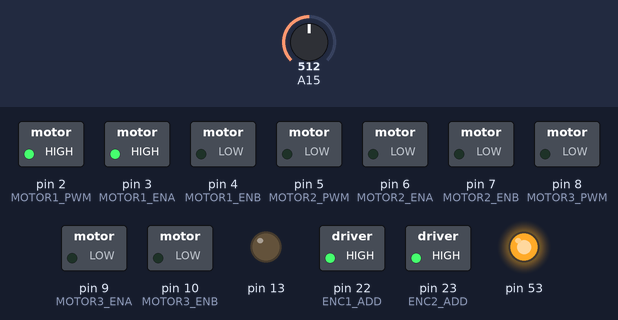
The sketch below on a simulated Arduino Mega 2560, built with avr-gcc and run on an emulated ATmega2560. On the bench: switched loads named in the sketch (green lamp = pin HIGH), output pins drawn as LEDs (lit = HIGH). The inputs (shaded band) are chosen by the test bench; at power-on: A15 = 512. What the sketch prints to the serial monitor is not drawn.

Above: at 0.25 s.
At 39.55 s:
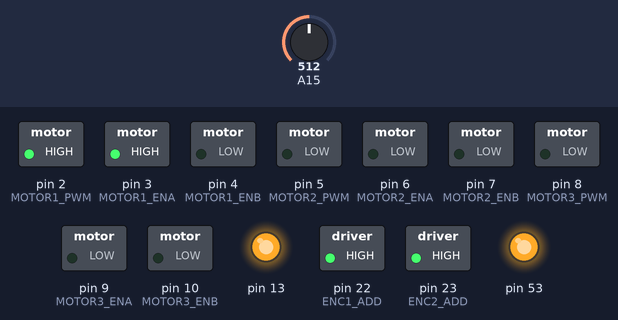
Timing chart, 0 to 40.0 s (numbered marks = the images above):
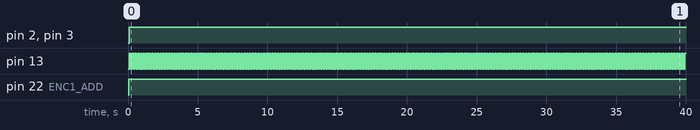

The sketch:

test.ino
```cpp
#include <MsTimer2.h>


// Front Motor Drive

#define MOTOR1_PWM 2
#define MOTOR1_ENA 3
#define MOTOR1_ENB 4

#define MOTOR2_PWM 5
#define MOTOR2_ENA 6
#define MOTOR2_ENB 7

int f_speed = 0, r_speed = 0;
int front_motor_pwm = 0;
int rear_motor_pwm = 0;

void front_motor_control(int motor1_pwm)
{
   if (motor1_pwm > 0) // forward
  {
    digitalWrite(MOTOR1_ENA, HIGH);   // 방향은 설정에 따라 바꿀 것
    digitalWrite(MOTOR1_ENB, LOW);
    analogWrite(MOTOR1_PWM, motor1_pwm);
  }
  else if (motor1_pwm < 0) // backward
  {
    digitalWrite(MOTOR1_ENA, LOW);
    digitalWrite(MOTOR1_ENB, HIGH);
    analogWrite(MOTOR1_PWM, -motor1_pwm);
  }
  else
  {
    digitalWrite(MOTOR1_ENA, LOW);
    digitalWrite(MOTOR1_ENB, LOW);
    digitalWrite(MOTOR1_PWM, 0);
  }
}

void rear_motor_control(int motor2_pwm)
{
   if (motor2_pwm > 0) // forward
  {
    digitalWrite(MOTOR2_ENA, LOW);
    digitalWrite(MOTOR2_ENB, HIGH);
    analogWrite(MOTOR2_PWM, motor2_pwm);
  }
  else if (MOTOR2_PWM < 0) // backward
  {
    digitalWrite(MOTOR2_ENA, HIGH);
    digitalWrite(MOTOR2_ENB, LOW);
    analogWrite(MOTOR2_PWM, -motor2_pwm);
  }
  else
  {
    digitalWrite(MOTOR2_ENA, LOW);
    digitalWrite(MOTOR2_ENB, LOW);
    digitalWrite(MOTOR2_PWM, 0);
  }

}

void motor_control(int front_speed, int rear_speed)
{
  front_motor_control(front_speed);
  rear_motor_control(rear_speed);
}


#include <SPI.h>
#define ENC1_ADD 22
#define ENC2_ADD 23

signed long encoder1count = 0;
signed long encoder1_error = 0;
signed long encoder1_error_d = 0;
signed long encoder1_target = 0;
signed long encoder1_error_old = 0;
signed long encoder1_error_sum = 0;

void initEncoders() {
  // Set slave selects as outputs
  pinMode(ENC1_ADD, OUTPUT);
  pinMode(ENC2_ADD, OUTPUT);
  // Raise select pins
  // Communication begins when you drop the individual select signsl
  digitalWrite(ENC1_ADD,HIGH);
  digitalWrite(ENC2_ADD,HIGH);
  SPI.begin();
  // Initialize encoder 1
  //    Clock division factor: 0
  //    Negative index input
  //    free-running count mode
  //    x4 quatrature count mode (four counts per quadrature cycle)
  // NOTE: For more information on commands, see datasheet
  digitalWrite(ENC1_ADD,LOW);        // Begin SPI conversation
  SPI.transfer(0x88);                       // Write to MDR0
  SPI.transfer(0x03);                       // Configure to 4 byte mode
  digitalWrite(ENC1_ADD,HIGH);       // Terminate SPI conversation
  // Initialize encoder 2
  //    Clock division factor: 0
  //    Negative index input
  //    free-running count mode
  //    x4 quatrature count mode (four counts per quadrature cycle)
  // NOTE: For more information on commands, see datasheet
  digitalWrite(ENC2_ADD,LOW);        // Begin SPI conversation
  SPI.transfer(0x88);                       // Write to MDR0
  SPI.transfer(0x03);                       // Configure to 4 byte mode
  digitalWrite(ENC2_ADD,HIGH);       // Terminate SPI conversation
}

long readEncoder(int encoder_no)
{
  // Initialize temporary variables for SPI read
  unsigned int count_1, count_2, count_3, count_4;
  long count_value;
  digitalWrite(ENC1_ADD + encoder_no-1,LOW);      // Begin SPI conversation
   // digitalWrite(ENC4_ADD,LOW);      // Begin SPI conversation
  SPI.transfer(0x60);                     // Request count
  count_1 = SPI.transfer(0x00);           // Read highest order byte
  count_2 = SPI.transfer(0x00);
  count_3 = SPI.transfer(0x00);
  count_4 = SPI.transfer(0x00);           // Read lowest order byte
  digitalWrite(ENC1_ADD+encoder_no-1,HIGH);     // Terminate SPI conversation
  //digitalWrite(ENC4_ADD,HIGH);      // Begin SPI conversation
// Calculate encoder count
  count_value= ((long)count_1<<24) + ((long)count_2<<16) + ((long)count_3<<8 ) + (long)count_4;
  return count_value;
}

void clearEncoderCount(int encoder_no) {
  // Set encoder1's data register to 0
  digitalWrite(ENC1_ADD+encoder_no-1,LOW);      // Begin SPI conversation
  // Write to DTR
  SPI.transfer(0x98);
  // Load data
  SPI.transfer(0x00);  // Highest order byte
  SPI.transfer(0x00);
  SPI.transfer(0x00);
  SPI.transfer(0x00);  // lowest order byte
  digitalWrite(ENC1_ADD+encoder_no-1,HIGH);     // Terminate SPI conversation
  delayMicroseconds(100);  // provides some breathing room between SPI conversations
  // Set encoder1's current data register to center
  digitalWrite(ENC1_ADD+encoder_no-1,LOW);      // Begin SPI conversation
  SPI.transfer(0xE0);
  digitalWrite(ENC1_ADD+encoder_no-1,HIGH);     // Terminate SPI conversation
}
/////////////////////////////////////// motor PID 제어  ////////////////////////////////////////////


// PID 게인 값은 조정 필요함
float Kp_motor = 6;
float Kd_motor = 4;
float Ki_motor = 2;

void front_motor_PID_control(void)
{
  encoder1count = readEncoder(1);
  encoder1_error = encoder1_target - encoder1count;
  encoder1_error_sum += encoder1_error;
  encoder1_error_d = encoder1_error - encoder1_error_old;
  encoder1_error_sum = (encoder1_error_sum >=  100) ?  100 : encoder1_error_sum;
  encoder1_error_sum = (encoder1_error_sum <= -100) ? -100 : encoder1_error_sum;
  front_motor_pwm = Kp_motor * encoder1_error + Kd_motor * encoder1_error_d + Ki_motor * encoder1_error_sum;
  front_motor_pwm = (front_motor_pwm >=  255) ?  255 : front_motor_pwm;
  front_motor_pwm = (front_motor_pwm <= -255) ? -255 : front_motor_pwm;
 if (fabs(encoder1_error) <= 2)
  {
    encoder1_error_sum = 0;
  }
  else
  {
    front_motor_control(front_motor_pwm);
  }
  encoder1_error_old = encoder1_error;
}

///////////////////////////////////////  Steering PID 제어 /////////////////////////////////////////////

#define Steering_Sensor A15  // Analog input pin that the potentiometer is attached to
#define NEURAL_ANGLE 3
#define LEFT_STEER_ANGLE  -30
#define RIGHT_STEER_ANGLE  30
#define MOTOR3_PWM 8
#define MOTOR3_ENA 9
#define MOTOR3_ENB 10
#define AD_MIN ( 60 + 10)
#define AD_MAX (990 - 10)
#define alpha 0.3
#define max_val 990
#define min_val 60

// Low pass Filter variable
float old_avg = 0.0; // Xavg(k-1)
float avg     = 0.0; // Xvag(k)
int ad_value = 0;

float Kp = 0.97;
float Ki = 0.18;
float Kd = 2.18; //PID 상수 설정, 실험에 따라 정해야 함 중요!
double Setpoint, Input, Output; //PID 제어 변수
double error, error_old;
double error_s, error_d;
int pwm_output=0;

int sensorValue = 0;        // value read from the pot
int Steer_Angle_Measure = 0;        // value output to the PWM (analog out)
int Steering_Angle = 800;

void steer_motor_control(int motor_pwm)
{
  if( (sensorValue>= AD_MAX  ) || (sensorValue <= AD_MIN  ) )
  {
     digitalWrite(MOTOR3_ENA, LOW);
     digitalWrite(MOTOR3_ENB, LOW);
     analogWrite(MOTOR3_PWM, 0);
     return;
  }
  if (motor_pwm > 0) // forward
  {
    digitalWrite(MOTOR3_ENA, LOW);
    digitalWrite(MOTOR3_ENB, HIGH);
    analogWrite(MOTOR3_PWM, motor_pwm);
  }
  else if (motor_pwm < 0) // backward
  {
    digitalWrite(MOTOR3_ENA, HIGH);
    digitalWrite(MOTOR3_ENB, LOW);
    analogWrite(MOTOR3_PWM, -motor_pwm);
  }
  else // stop
  {
    digitalWrite(MOTOR3_ENA, LOW);
    digitalWrite(MOTOR3_ENB, LOW);
    analogWrite(MOTOR3_PWM, 0);
  }
}

void Protect_steer(){
  if(max_val < avg) pwm_output = 0;
  else if(min_val > avg) pwm_output = 0;
  steer_motor_control(pwm_output);
}

void PID_Control() //steering
{
  error = Steering_Angle - avg ;
  error_s += error;
  error_d = error - error_old;
  error_s = (error_s >=  100) ?  100 : error_s;
  error_s = (error_s <= -100) ? -100 : error_s;
  pwm_output = Kp * error + Kd * error_d + Ki * error_s;
  pwm_output = (pwm_output >=  255) ?  255 : pwm_output;
  pwm_output = (pwm_output <= -255) ? -255 : pwm_output;

  if (fabs(error) <= 1.2)
  {
    steer_motor_control(0);
    error_s = 0;
  }
  else steer_motor_control(pwm_output);
  error_old = error;
}

void steering_control()
{
  if (Steering_Angle <= LEFT_STEER_ANGLE - NEURAL_ANGLE)  Steering_Angle  = LEFT_STEER_ANGLE + NEURAL_ANGLE;
  if (Steering_Angle >= RIGHT_STEER_ANGLE + NEURAL_ANGLE)  Steering_Angle = RIGHT_STEER_ANGLE + NEURAL_ANGLE;
  PID_Control();
}


void control_callback()
{
  static boolean output = HIGH;
  digitalWrite(13, output);
  output = !output;
  front_motor_PID_control();

  ad_value = analogRead(A15); // Pin 지정 540
  // ad_value = 160;
  avg = alpha * old_avg + (1.0 - alpha)*ad_value;
  old_avg = avg;

  PID_Control();

  //Protect_steer();
 // ad_value = ad_value + 1;
}

void setup() {

  Serial.begin(9600);
  // put your setup code here, to run once:
  pinMode(13, OUTPUT);
  // Front Motor Drive Pin Setup

  pinMode(MOTOR1_PWM, OUTPUT);
  pinMode(MOTOR1_ENA, OUTPUT);  // L298 motor control direction
  pinMode(MOTOR1_ENB, OUTPUT);

  // Rear Motor Drive Pin Setup

  pinMode(MOTOR2_PWM, OUTPUT);
  pinMode(MOTOR2_ENA, OUTPUT);  // L298 motor control direction
  pinMode(MOTOR2_ENB, OUTPUT);

   //Steer
  pinMode(MOTOR3_PWM, OUTPUT);
  pinMode(MOTOR3_ENA, OUTPUT);  // L298 motor control direction
  pinMode(MOTOR3_ENB, OUTPUT);  // L298 motor control PWM

  initEncoders();          // initialize encoder
  clearEncoderCount(1);


  MsTimer2::set(100, control_callback); // 500ms period
  MsTimer2::start();
}

void loop(){
  // put your main code here, to run repeatedly:
 encoder1_target = 100;  // target encoder 값으로 조정 필요함
 Serial.print("Encoder 1 : ");    Serial.println(encoder1count);
 Serial.print("Encoder error 1 : ");    Serial.println(encoder1_error);
 Serial.print("pwm : ");    Serial.println(front_motor_pwm);
 Serial.print("sum : ");    Serial.println(encoder1_error_sum);

}
```

Measured:
- by itself, pin 2 (MOTOR1_PWM), pin 3 (MOTOR1_ENA): LOW → HIGH at 0.10 s
- by itself, pin 13: alternates HIGH for 0.10 s and LOW for 0.10 s
- by itself, pin 22 (ENC1_ADD): LOW → HIGH at 0.04 s
